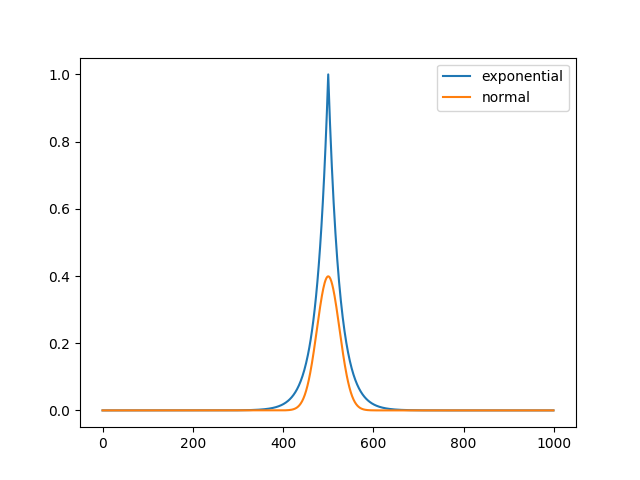

Here is the Python script that generated this plot:
from math import exp, pi, sqrt
from matplotlib import pyplot as plt
expo = []
norm = []
const = 1/(sqrt(2*pi))
samples = [-20+40*(i/1000) for i in range(1000)] 
print(const)
for i in samples:
    if i>=0:
        expo.append(exp(-i))
    else:
        expo.append(exp(i))
    norm.append(const*exp(-1*pow(i,2)/2))

plt.plot(expo, label='exponential')
plt.plot(norm, label='normal')
plt.legend()
plt.show()
